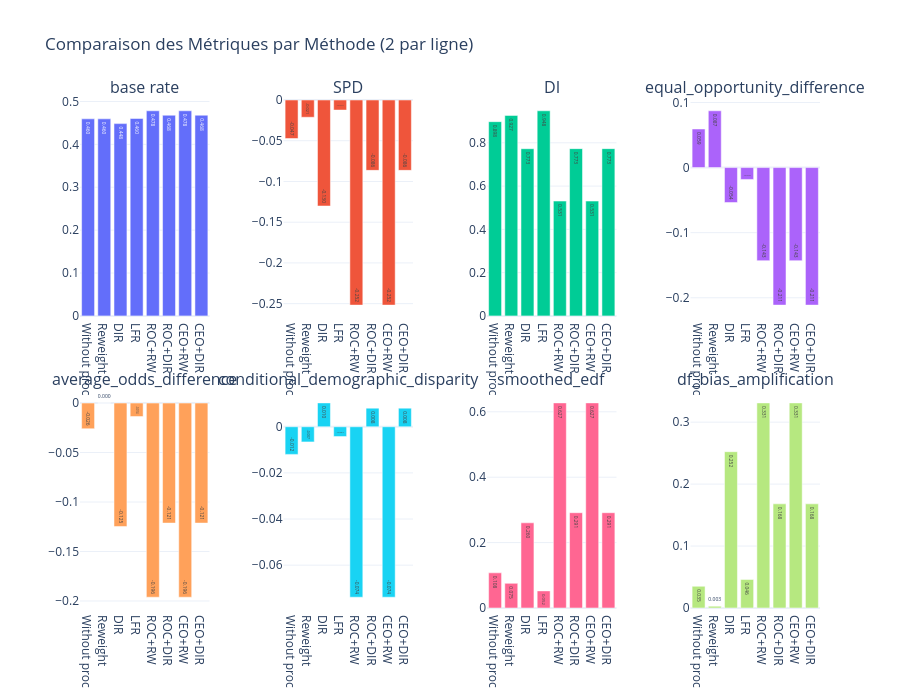

The notebook cell this image was saved under:
### Code cell
import plotly.graph_objects as go
from plotly.subplots import make_subplots


methods = list(allmetrics.keys())
metrics = list(allmetrics[methods[0]].keys())

plots_per_row = 4
n_rows = (len(metrics) + 1) // plots_per_row

fig = make_subplots(
    rows=n_rows, cols=plots_per_row,
    subplot_titles=metrics,
    vertical_spacing=0.15,
    horizontal_spacing=0.1
)

for idx, metric in enumerate(metrics):
    row = idx // plots_per_row + 1
    col = idx % plots_per_row + 1
    y_vals = [allmetrics[method][metric] for method in methods]
    fig.add_trace(
        go.Bar(
            x=methods, y=y_vals,
            name=metric,
            text=[f"{val:.3f}" for val in y_vals],
            textposition='auto'
        ),
        row=row, col=col
    )

fig.update_layout(
    height=350 * n_rows,
    showlegend=False,
    title_text="Comparaison des Métriques par Méthode (2 par ligne)",
    template="plotly_white"
)

fig.show()

### Figure 1 — Plotly figure (JSON) as saved in the notebook; plotly's stock layout.template omitted (floating-point values rounded to 4 significant figures)
{"data": [{"name": "base rate", "text": ["0.460", "0.460", "0.448", "0.460", "0.478", "0.468", "0.478", "0.468"], "textposition": "auto", "type": "bar", "x": ["Without proc", "Reweight", "DIR", "LFR", "ROC+RW", "ROC+DIR", "CEO+RW", "CEO+DIR"], "xaxis": "x", "y": [0.4595, 0.4595, 0.4484, 0.4604, 0.4783, 0.468, 0.4783, 0.468], "yaxis": "y"}, {"name": "SPD", "text": ["-0.047", "-0.021", "-0.130", "-0.012", "-0.252", "-0.086", "-0.252", "-0.086"], "textposition": "auto", "type": "bar", "x": ["Without proc", "Reweight", "DIR", "LFR", "ROC+RW", "ROC+DIR", "CEO+RW", "CEO+DIR"], "xaxis": "x2", "y": [-0.04731, -0.02118, -0.1302, -0.01236, -0.2518, -0.08639, -0.2518, -0.08639], "yaxis": "y2"}, {"name": "DI", "text": ["0.898", "0.927", "0.773", "0.948", "0.531", "0.773", "0.531", "0.773"], "textposition": "auto", "type": "bar", "x": ["Without proc", "Reweight", "DIR", "LFR", "ROC+RW", "ROC+DIR", "CEO+RW", "CEO+DIR"], "xaxis": "x3", "y": [0.8978, 0.9266, 0.7727, 0.948, 0.5307, 0.7731, 0.5307, 0.7731], "yaxis": "y3"}, {"name": "equal_opportunity_difference", "text": ["0.059", "0.087", "-0.054", "-0.018", "-0.143", "-0.211", "-0.143", "-0.211"], "textposition": "auto", "type": "bar", "x": ["Without proc", "Reweight", "DIR", "LFR", "ROC+RW", "ROC+DIR", "CEO+RW", "CEO+DIR"], "xaxis": "x4", "y": [0.05929, 0.08722, -0.05377, -0.01824, -0.143, -0.2113, -0.143, -0.2113], "yaxis": "y4"}, {"name": "average_odds_difference", "text": ["-0.026", "0.000", "-0.125", "-0.014", "-0.196", "-0.121", "-0.196", "-0.121"], "textposition": "auto", "type": "bar", "x": ["Without proc", "Reweight", "DIR", "LFR", "ROC+RW", "ROC+DIR", "CEO+RW", "CEO+DIR"], "xaxis": "x5", "y": [-0.02596, 0.0001586, -0.1247, -0.01365, -0.1962, -0.1213, -0.1962, -0.1213], "yaxis": "y5"}, {"name": "conditional_demographic_disparity", "text": ["-0.012", "-0.007", "0.010", "-0.004", "-0.074", "0.008", "-0.074", "0.008"], "textposition": "auto", "type": "bar", "x": ["Without proc", "Reweight", "DIR", "LFR", "ROC+RW", "ROC+DIR", "CEO+RW", "CEO+DIR"], "xaxis": "x6", "y": [-0.01198, -0.006559, 0.01035, -0.004272, -0.0739, 0.008072, -0.0739, 0.008072], "yaxis": "y6"}, {"name": "smoothed_edf", "text": ["0.108", "0.075", "0.260", "0.052", "0.627", "0.291", "0.627", "0.291"], "textposition": "auto", "type": "bar", "x": ["Without proc", "Reweight", "DIR", "LFR", "ROC+RW", "ROC+DIR", "CEO+RW", "CEO+DIR"], "xaxis": "x7", "y": [0.1076, 0.07543, 0.2605, 0.05234, 0.6273, 0.2914, 0.6273, 0.2914], "yaxis": "y7"}, {"name": "df_bias_amplification", "text": ["0.035", "0.003", "0.252", "0.046", "0.331", "0.168", "0.331", "0.168"], "textposition": "auto", "type": "bar", "x": ["Without proc", "Reweight", "DIR", "LFR", "ROC+RW", "ROC+DIR", "CEO+RW", "CEO+DIR"], "xaxis": "x8", "y": [0.0351, 0.002961, 0.2523, 0.04615, 0.3311, 0.1681, 0.3311, 0.1681], "yaxis": "y8"}], "layout": {"annotations": [{"font": {"size": 16}, "showarrow": false, "text": "base rate", "x": 0.0875, "xanchor": "center", "xref": "paper", "y": 1, "yanchor": "bottom", "yref": "paper"}, {"font": {"size": 16}, "showarrow": false, "text": "SPD", "x": 0.3625, "xanchor": "center", "xref": "paper", "y": 1, "yanchor": "bottom", "yref": "paper"}, {"font": {"size": 16}, "showarrow": false, "text": "DI", "x": 0.6375, "xanchor": "center", "xref": "paper", "y": 1, "yanchor": "bottom", "yref": "paper"}, {"font": {"size": 16}, "showarrow": false, "text": "equal_opportunity_difference", "x": 0.9125, "xanchor": "center", "xref": "paper", "y": 1, "yanchor": "bottom", "yref": "paper"}, {"font": {"size": 16}, "showarrow": false, "text": "average_odds_difference", "x": 0.0875, "xanchor": "center", "xref": "paper", "y": 0.425, "yanchor": "bottom", "yref": "paper"}, {"font": {"size": 16}, "showarrow": false, "text": "conditional_demographic_disparity", "x": 0.3625, "xanchor": "center", "xref": "paper", "y": 0.425, "yanchor": "bottom", "yref": "paper"}, {"font": {"size": 16}, "showarrow": false, "text": "smoothed_edf", "x": 0.6375, "xanchor": "center", "xref": "paper", "y": 0.425, "yanchor": "bottom", "yref": "paper"}, {"font": {"size": 16}, "showarrow": false, "text": "df_bias_amplification", "x": 0.9125, "xanchor": "center", "xref": "paper", "y": 0.425, "yanchor": "bottom", "yref": "paper"}], "height": 700, "showlegend": false, "title": {"text": "Comparaison des Métriques par Méthode (2 par ligne)"}, "xaxis": {"anchor": "y", "domain": [0, 0.175]}, "xaxis2": {"anchor": "y2", "domain": [0.275, 0.45]}, "xaxis3": {"anchor": "y3", "domain": [0.55, 0.725]}, "xaxis4": {"anchor": "y4", "domain": [0.825, 1]}, "xaxis5": {"anchor": "y5", "domain": [0, 0.175]}, "xaxis6": {"anchor": "y6", "domain": [0.275, 0.45]}, "xaxis7": {"anchor": "y7", "domain": [0.55, 0.725]}, "xaxis8": {"anchor": "y8", "domain": [0.825, 1]}, "yaxis": {"anchor": "x", "domain": [0.575, 1]}, "yaxis2": {"anchor": "x2", "domain": [0.575, 1]}, "yaxis3": {"anchor": "x3", "domain": [0.575, 1]}, "yaxis4": {"anchor": "x4", "domain": [0.575, 1]}, "yaxis5": {"anchor": "x5", "domain": [0, 0.425]}, "yaxis6": {"anchor": "x6", "domain": [0, 0.425]}, "yaxis7": {"anchor": "x7", "domain": [0, 0.425]}, "yaxis8": {"anchor": "x8", "domain": [0, 0.425]}}}
